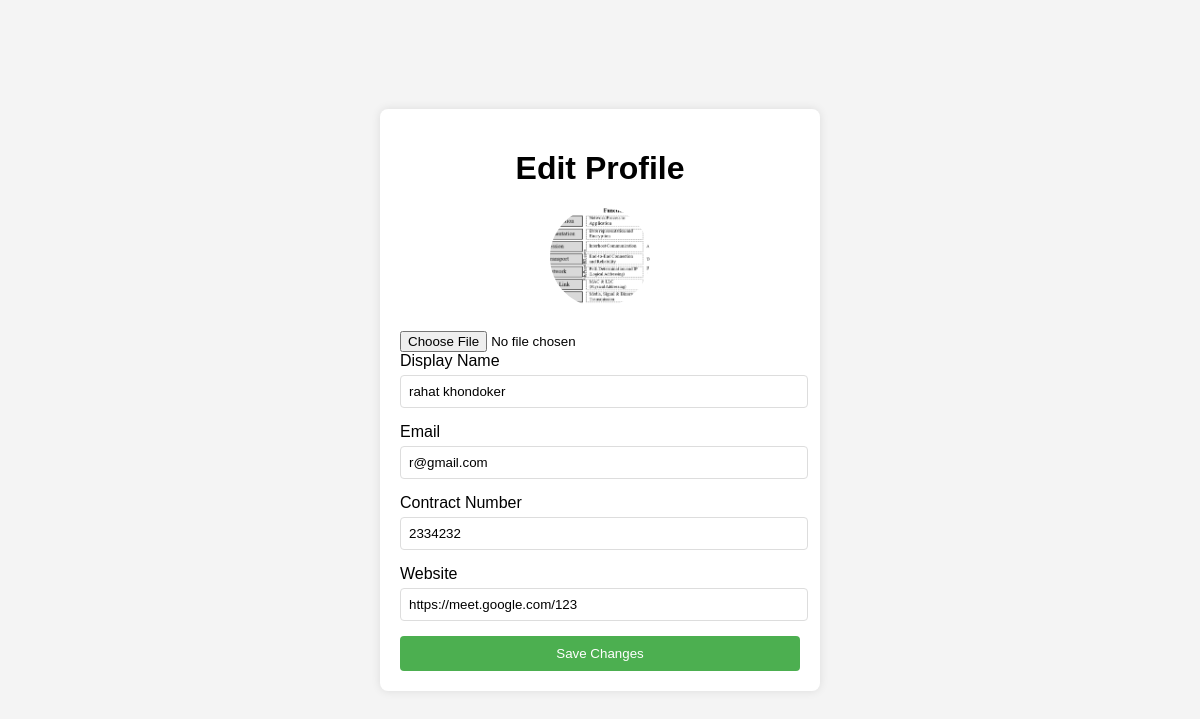
The app's page /editeProfile (signed in), older data.
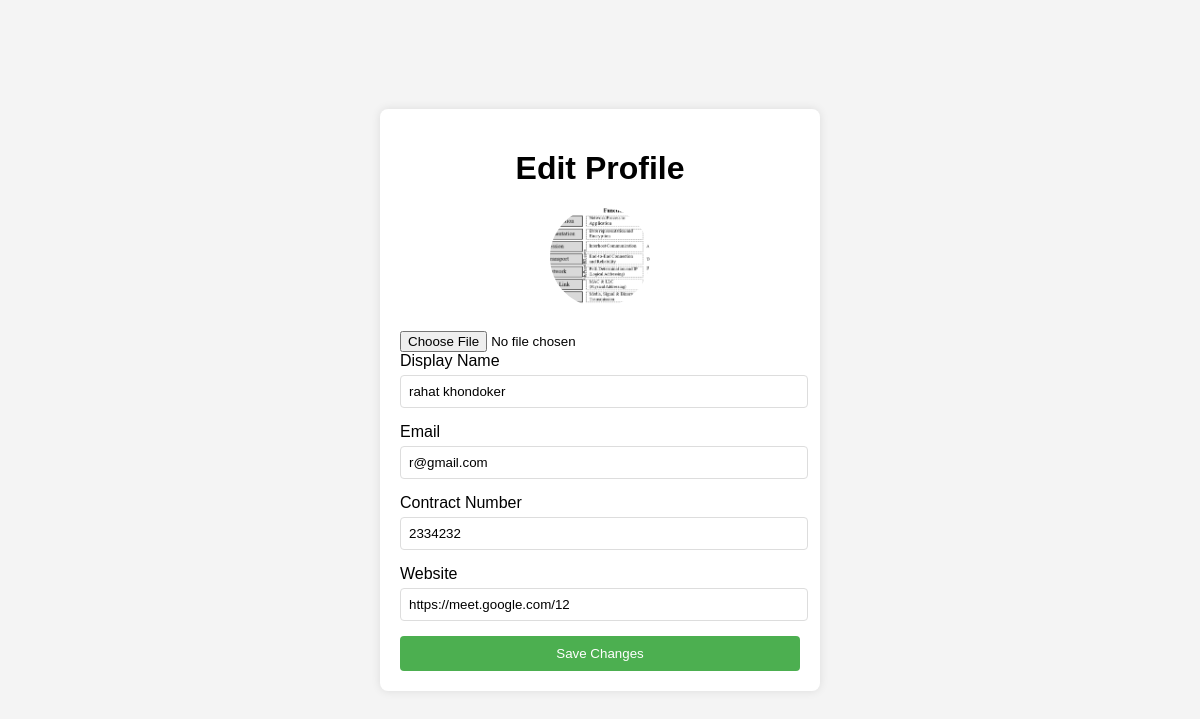
The same page, newer data.
### app/models.py (models this page shows, shortened)
class CustomUserModel(AbstractUser):
    TYPE=[
        ("recruiters","Recruiters"),
        ("jobseekers","Jobseekers")
    ]
    UserType=models.CharField(choices=TYPE,max_length=10,null=True)
    DisplyName=models.CharField(max_length=100,null=True)
    Bio=models.TextField(max_length=300,null=True)
    ContractNumber=models.PositiveIntegerField(null=True)
    WebLink=models.URLField(null=True)
    Photo=models.ImageField(upload_to="static/Midea/UserPhoto",null=True)

### project/views.py (the view, shortened to what this page needs)
# urls.py: path('editeProfile',editeProfile,name="editeProfile"),
@login_required
def editeProfile(req):
    current_user=req.user
    if current_user.UserType == "recruiters":
        if req.method == "POST":
            user_id=req.POST.get("user_id")
            DisplyName=req.POST.get("DisplyName")
            Email=req.POST.get("Email")
            contractnumber=req.POST.get("contractnumber")
            website=req.POST.get("website")
            current_user.DisplyName = DisplyName
            current_user.email = Email
            current_user.ContractNumber = contractnumber
            current_user.WebLink = website
            if req.FILES.get("profile_pic"):
                current_user.Photo = req.FILES.get("profile_pic")
            current_user.save()
            return redirect("userProfile")
    return render(req,"users/editeProfile.html")

### template/users/editeProfile.html (shortened to what this page needs)
<!DOCTYPE html>
<html lang="en">
<head>
    <link rel="stylesheet" href="/static/editeProfile.css">
</head>
<body>
    <div class="profile-container">
        <h1>Edit Profile</h1>
        <div class="profile-pic-container">
            <img id="profile-pic-preview" src="/{{ user.Photo }}" alt="Current Profile Picture" height="100" >
        </div>
        {% if user.UserType == "recruiters" %}
        <form method="POST" enctype="multipart/form-data">
            <input type="file" id="profile-pic" name="profile_pic">
                <div class="form-group">
                    <label for="username">Display Name</label>
                    <input type="text" id="username" name="DisplyName" value="{{user.DisplyName}}">
                </div>
                <div class="form-group">
                    <label for="email">Email</label>
                    <input type="email" id="email" name="Email" value="{{user.email}}">
                </div>
                <div class="form-group">
                    <label for="location">Contract Number</label>
                    <input type="text" id="location" name="contractnumber" value="{{ user.ContractNumber }}">
                </div>
                <div class="form-group">
                    <label for="website">Website</label>
                    <input type="url" id="website" name="website" value="{{ user.WebLink }}">
                </div>
                <button type="submit" class="save-button">Save Changes</button>
        </form>
            {% endif %}
    </div>
</body>
</html>

Row changes from the older to the newer data that the page shows:
changed CustomUserModel "rahat khondoker": website "https://meet.google.com/123" → "https://meet.google.com/12"
